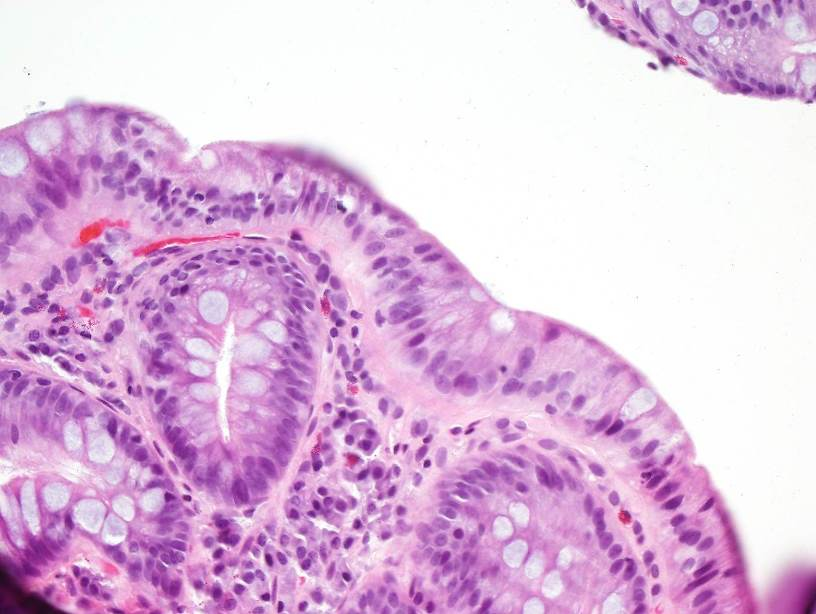
//> input picture CS 455 Visual/Proj04/Picture3-small.bmp, 816 x 614 px
$ ./Proj04-3 Picture3-small.bmp   (built with g++ and OpenCV 4)
//> lines starting //> are read from the running program, lines starting //| are printed output that depends on the picture; after the words box and inside, x2 and y2 are one past the last pixel; in counts of white or black regions, pixels touching at a corner belong together
#include <opencv2/core/core.hpp>
#include <opencv2/highgui/highgui.hpp>
#include "opencv2/imgproc/imgproc.hpp"
#include <vector>
#include <unordered_set>
#include <iostream>
#include <map>

  using namespace std;
  using namespace cv;


void erosion(int m, Mat org, Mat &mod){
  int r = -(m/2);
  int max = 0;
  for(int y = 0; y < org.rows; y++){
    for(int x = 0; x < org.cols; x++){
      for(int i = r; i <= -r; i++){
        for(int j = r; j <= -r; j++){
          if(x + j < 0){
          } else if(x + j >= org.cols){
          } else if(y + i < 0){
          } else if(y + i >= org.rows){
          } else if(max < org.data[(y + i) * org.cols + (x + j)]){
            max = org.data[(y + i) * org.cols + (x + j)];
          }
        }
      }
      mod.data[y*org.cols + x] = max;
      max = 0;
    }
  }
}

void dilation(int m, Mat org, Mat &mod){
  int r = -(m/2);
  int min = 256;
  for(int y = 0; y < org.rows; y++){
    for(int x = 0; x < org.cols; x++){
      for(int i = r; i <= -r; i++){
        for(int j = r; j <= -r; j++){
          if(x + j < 0){
          } else if(x + j >= org.cols){
          } else if(y + i < 0){
          } else if(y + i >= org.rows){
          } else if(min > org.data[(y + i) * org.cols + (x + j)]){
            min = org.data[(y + i) * org.cols + (x + j)];
          }
        }
      }
      mod.data[y*org.cols + x] = min;
      min = 256;
    }
  }
}


// [68 lines of commented-out code are left out]

int main(int argc, char **argv) {


  if(argc != 2) {
    cout << "USAGE: skeleton <input file path>" << endl;
    return -1;
  }
  //Load two copies of the image. One to leave as the original, and one to be modified.
  //Done for display purposes only
  //Use CV_LOAD_IMAGE_GRAYSCALE for greyscale images
  //Color CV_LOAD_IMAGE_COLOR
  Mat original_image = imread(argv[1], CV_LOAD_IMAGE_GRAYSCALE);
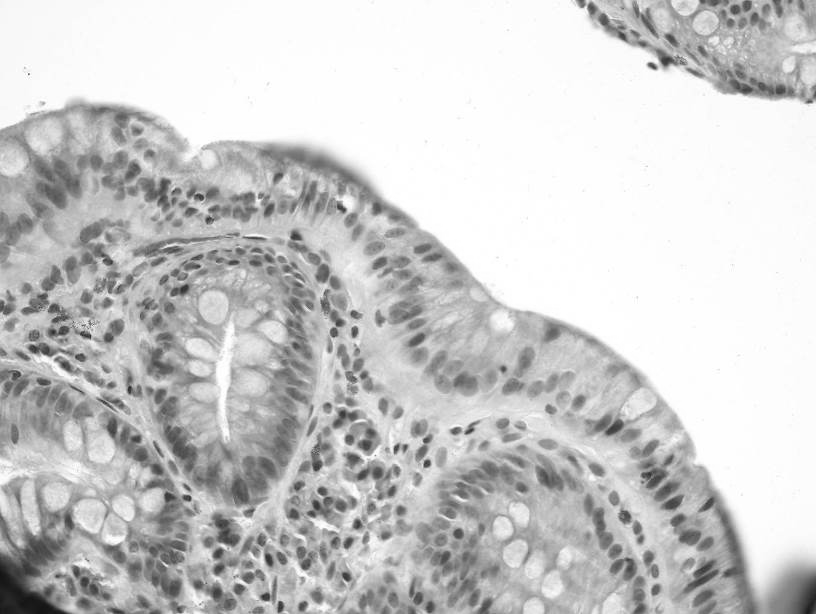
//> original_image: 614 rows x 816 cols, CV_8UC1; min 18, max 255, mean 202.8
  Mat modified_image = imread(argv[1], CV_LOAD_IMAGE_GRAYSCALE);
  Mat modified_image1 = imread(argv[1], CV_LOAD_IMAGE_GRAYSCALE);
  Mat modified_image2 = imread(argv[1], CV_LOAD_IMAGE_GRAYSCALE);
  Mat modified_image3 = imread(argv[1], CV_LOAD_IMAGE_GRAYSCALE);

  //Create a pointer so that we can quickly toggle between which image is being displayed
  Mat *image = &original_image;

  //Check that the images loaded
  if(!original_image.data || !modified_image.data) {
    cout << "ERROR: Could not load image data." << endl;
    return -1;
  }

  //Create the display window
  namedWindow("Unix Sample Skeleton");


//Otsu method for creating a Binary image
//code from http://www.dandiggins.co.uk/arlib-9.html
float  w = 0;                // first order cumulative
float  u = 0;                // second order cumulative
float  uT = 0;               // total mean level

int    k = 255;              // maximum histogram index
int    T = 0;        // optimal threshold value

float  histNormalized[256];  // normalized histogram values

float  work1, work2;    // working variables
double work3 = 0.0;
float histogram[256];

 int pixSize=0;
  for(size_t y = 0; y < original_image.rows; y++){
    for(size_t x = 0; x < original_image.cols; x++){
      histogram[original_image.data[y*original_image.cols +x]]++;
      pixSize++;
    }
  }
//> this loop made 614 passes
//> pixSize on passes 1 to 3: 816, 1632, 2448
//> after the loop, histogram = 256 values, max 58445 at index 254, min 0 at index 0, mean 1957.1; pixSize = 501024
///////////////////////////////////////


  // Create normalised histogram values
// (size=image width * image height)
for (int I=1; I<=k; I++)
histNormalized[I-1] = histogram[I-1]/(float)pixSize;
//> after the loop, histNormalized = 256 values, max 0.117 at index 254, min 0 at index 0, mean 0.00378


// Calculate total mean level
for (int I=1; I<=k; I++)
uT+=(I*histNormalized[I-1]);
//> this loop made 255 passes
//> uT on passes 1 to 3: 0, 0, 0
//> after the loop, uT = 195.3


// Find optimal threshold value
for (int I=1; I<k; I++) {
    w+=histNormalized[I-1];
    u+=(I*histNormalized[I-1]);
    work1 = (uT * w - u);
    work2 = (work1 * work1) / ( w * (1.0f-w) );
    if (work2>work3) work3=work2;
}
//> this loop made 254 passes
//> (w, u, work1, work2, work3) on passes 19 to 30: (2e-06, 3.79e-05, 0.000352, 0.062, 0.062), (5.99e-06, 0.000118, 0.00105, 0.185, 0.185), (2e-05, 0.000411, 0.00349, 0.609, 0.609), (9.58e-05, 0.00208, 0.0166, 2.89, 2.89), (0.000224, 0.00502, 0.0386, 6.68, 6.68), (0.000379, 0.00875, 0.0653, 11.25, 11.25), (0.000571, 0.0135, 0.0979, 16.82, 16.82), (0.000734, 0.0178, 0.126, 21.51, 21.51), (0.000898, 0.0222, 0.153, 26.16, 26.16), (0.00105, 0.0266, 0.179, 30.52, 30.52), (0.00124, 0.032, 0.21, 35.67, 35.67), (0.0014, 0.0368, 0.237, 40.04, 40.04)
//> (work1, work2, work3) on passes 61 to 66: (0.638, 100.7, 100.7), (0.66, 103.5, 103.5), (0.68, 106.1, 106.1), (0.701, 108.9, 108.9), (0.728, 112.2, 112.2), (0.757, 115.9, 115.9)
//> after the loop, w = 0.85; u = 165.6; work3 = 1265.3

// Convert the final value to an integer
//(1)
T = (int)sqrt(work3);
//> T = 35
//cout << T << endl;

//hard coded my own Threshold
T = 200;

  for(size_t x = 0; x < original_image.cols; x++){
    for(size_t y = 0; y < original_image.rows; y++){
      if(original_image.data[y*original_image.cols + x] <= T){
        modified_image.data[y*original_image.cols + x] = 0;
      } else {
        modified_image.data[y*original_image.cols + x] = 255;
      }
    }
  }
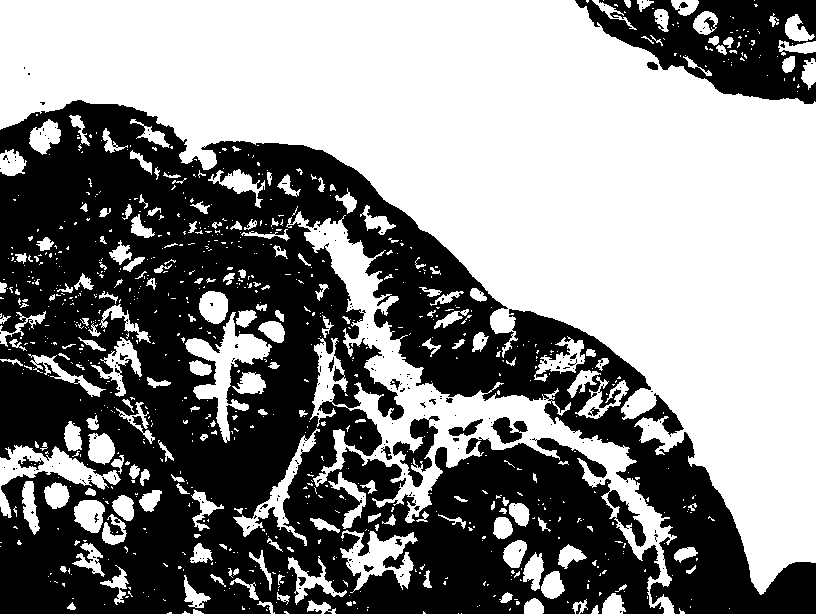
//> modified_image: 614 rows x 816 cols, CV_8UC1; 53.6% white; 216 black regions (195 under 20 px), largest, box (x1, y1, x2, y2) and area: (0, 100, 816, 614) 215470, (575, 0, 816, 104) 13602, (393, 416, 440, 487) 1321

//dont use this!
//threshold(original_image, modified_image, T, 255, 0);


/////////////////********* AT THIS POINT I HAVE A BINARY REPRESENTATION **********///////////////////////////////

//opening operation
//flood fill labeling --- this is recursive. not using this. using connected components

erosion(3, original_image, modified_image2);
//> after the loop in erosion, `for(int y = 0; y < org.rows; y++)`:
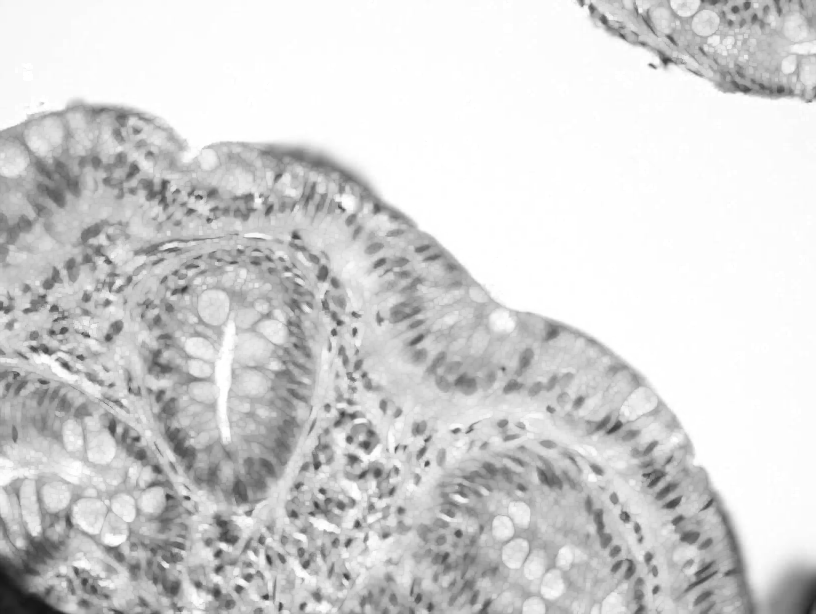
//> mod: 614 rows x 816 cols, CV_8UC1; min 21, max 255, mean 210.6
//> after the loop in erosion, `for(int y = 0; y < org.rows; y++)`: max = 0
dilation(3, original_image, modified_image3);
//> after the loop in dilation, `for(int y = 0; y < org.rows; y++)`:
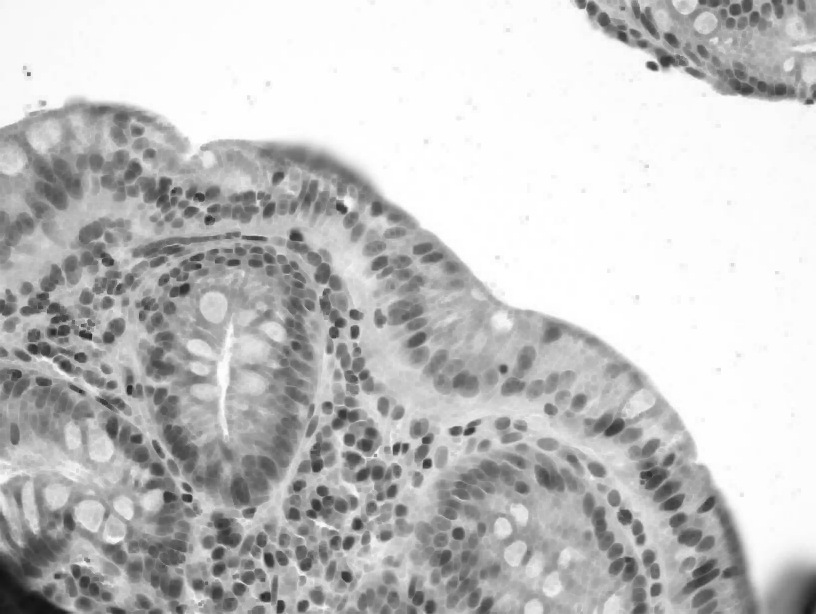
//> mod: 614 rows x 816 cols, CV_8UC1; min 18, max 255, mean 194.8
//> after the loop in dilation, `for(int y = 0; y < org.rows; y++)`: min = 256


erosion(3, original_image, modified_image1);
dilation(3, modified_image1, modified_image);


  //Display loop
  bool loop = true;
  while(loop) {
    imshow("Unix Sample Skeleton", *image);

    switch(cvWaitKey(15)) {
//> the Esc key is pressed
      case 27:  //Exit display loop if ESC is pressed
        loop = false;
        break;
      case 32:  //Swap image pointer if space is pressed
        if(image == &original_image){
          image = &modified_image2;
        } else if(image == &modified_image2){
          image = &modified_image3;
        } else if( image == &modified_image3){
          image = &modified_image;
        }
        else image = &original_image;
        break;
      default:
        break;
    }
  }
}
